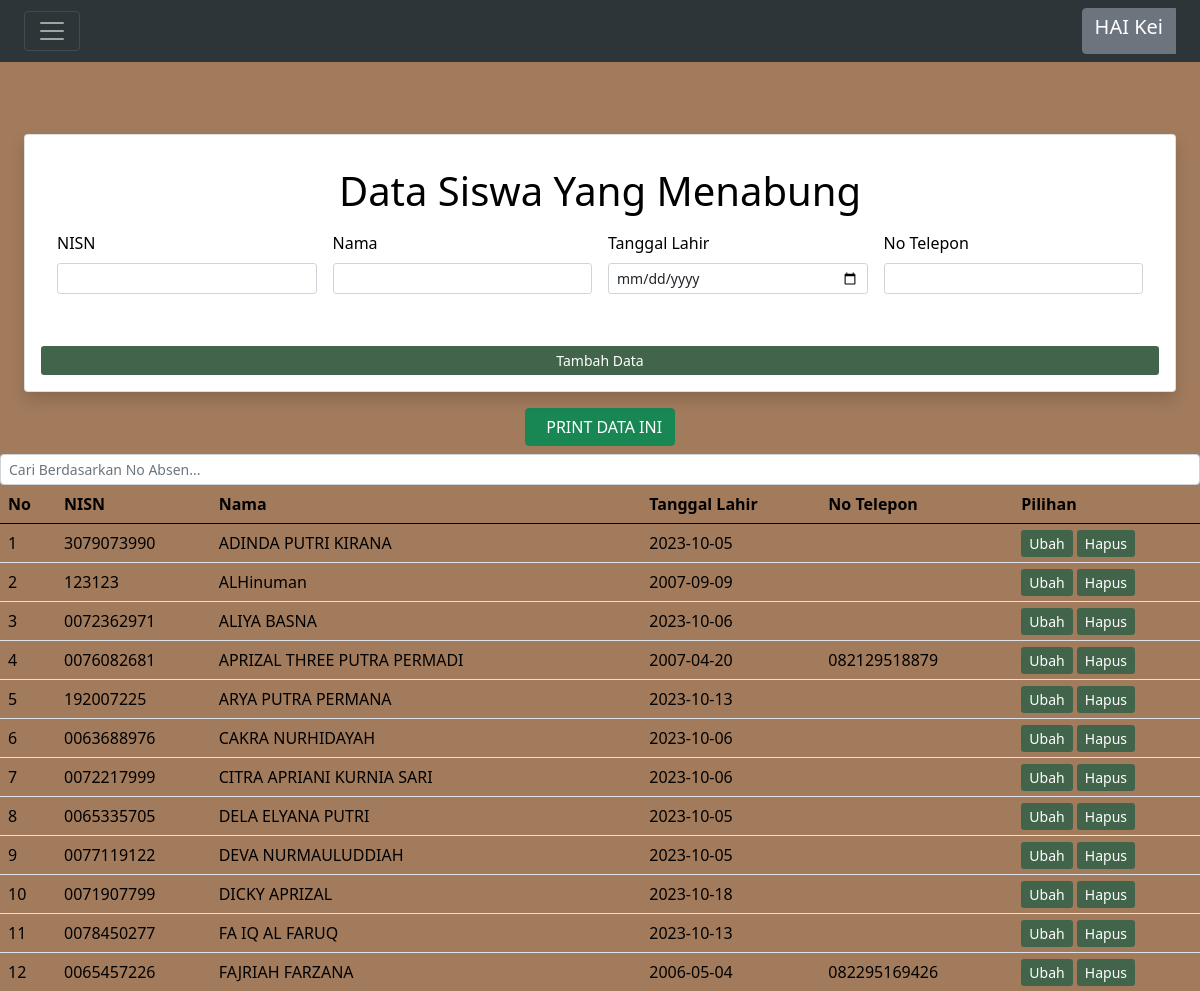
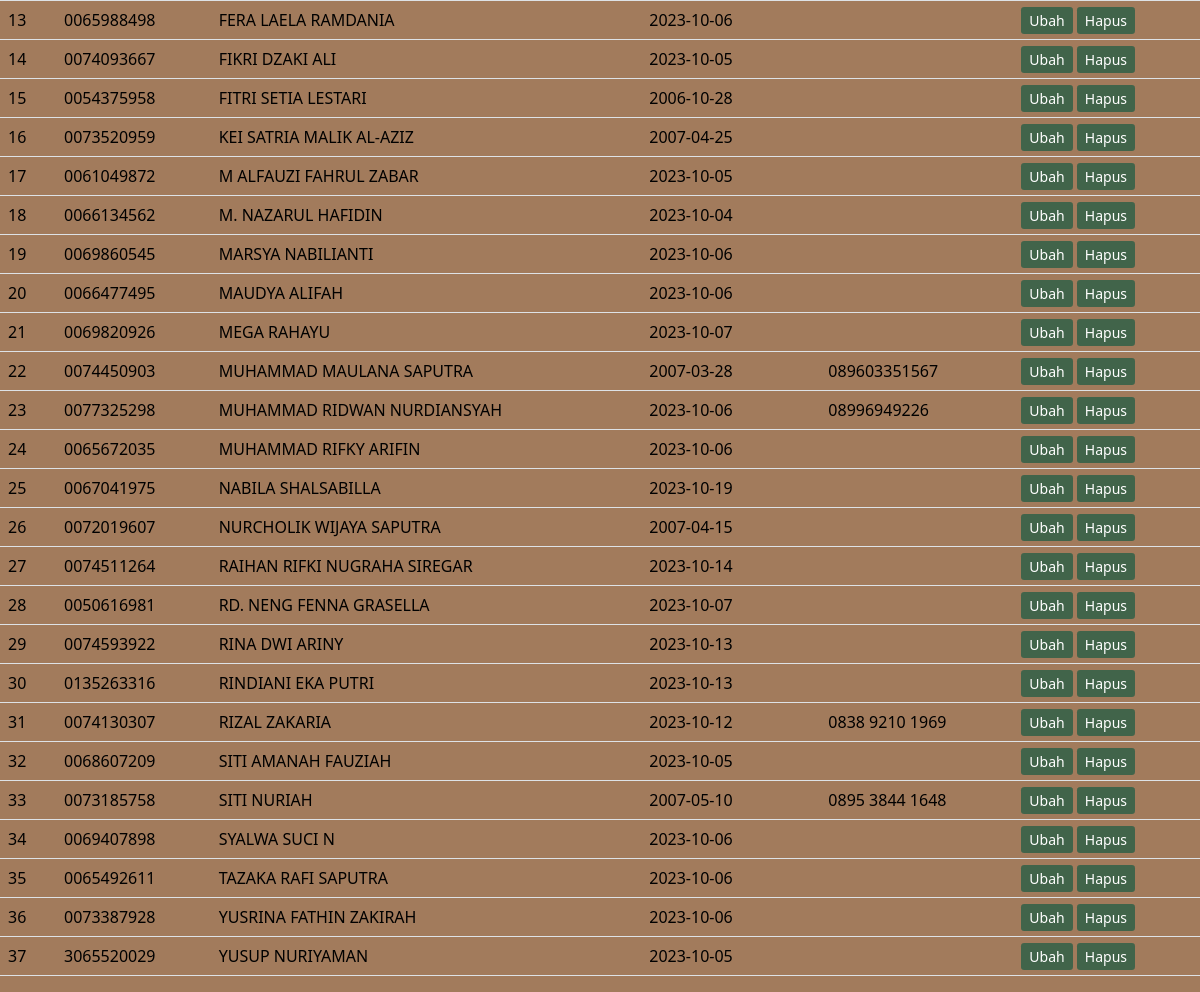
Page /admin/admin1.php (signed in) on the committed database (2 pictures, top to bottom).
### tables this page shows
CREATE TABLE `siswa` (
  `nisn` varchar(20) NOT NULL,
  `nama` varchar(50) NOT NULL,
  `tanggal_lahir` date NOT NULL,
  `no_telp` varchar(15) NOT NULL
);

### admin/admin1.php (the view, shortened to what this page needs)
<head>
<body class="bg-3">
  <link href="https://cdn.jsdelivr.net/npm/bootstrap@5.3.2/dist/css/bootstrap.min.css" rel="stylesheet">
  <nav class="navbar navbar-dark bg-1 fixed-start">
	<div class="container-fluid">
	  <button class="navbar-toggler" type="button" data-bs-toggle="offcanvas" data-bs-target="#offcanvasDarkNavbar" aria-controls="offcanvasDarkNavbar" aria-label="Toggle navigation">
		<span class="navbar-toggler-icon"></span>
	  </button>
	  <div class="btn-group dropstart">
  <button type="button" class="btn btn-secondary  " data-bs-toggle="dropdown" aria-expanded="false">
  <h5>HAI <?php
    $nama = $_SESSION['nama'];
    $nama_parts = explode(' ', $nama);
    echo $nama_parts[0];
?></h5>
  </button>
</div>
	</div>
  </nav>
 <br><br><br>
  <?php include 'header.php' ;
  ?>
    <div class="card-title text-center">
    <a href="pdfsiswa.php" target="_blank" class="btn btn-success"><i class="fa fa-file-pdf-o"></i> &nbsp PRINT DATA INI</a>
</div>
    	<input type="text-white" class="form-control form-control-sm   " placeholder="Cari Berdasarkan No Absen..." id="getSearch" onkeyup="getFunction()">
		<table id="getTable" class="table table-bg-3 bg-3 table-stripped">
        	<thead>
            <tr>
              <th scope="col">No</th>
              <th scope="col">NISN</th>
              <th scope="col">Nama</th>
              <th scope="col">Tanggal Lahir</th>
              <th scope="col">No Telepon</th>
              <th scope="col">Pilihan</th>
            </tr>
          </thead>
          <tbody >
			<?php
      $no = 1;
				$data = mysqli_query($config,"select * from siswa order by nama asc");
				while($tampilkan = mysqli_fetch_array($data)){
			?>
            <tr>
              <td><?php echo  $no++; ?></td>
              <td><?php echo $tampilkan["nisn"] ;?></td>
              <td><?php echo $tampilkan["nama"] ;?></td>
              <td><?php echo $tampilkan["tanggal_lahir"] ;?></td>
              <td><?php echo $tampilkan["no_telp"] ;?></td>
              <td>
				<a href="edit.php?id=<?php echo $tampilkan["nisn"] ;?>" class="  custom-button btn-sm text-white">Ubah</a>
				<a href="admin1.php?delete=<?php echo $tampilkan["nisn"] ;?>"onclick="return confirm('Apakah Anda Ingin Menghapus Data Ini?');" class="custom-button btn-sm text-white">Hapus</a>
			  </td>
            </tr>
			<?php
			}
			?>
          </tbody>
        </table>
  </head>
<?php include 'footer.php' ;?></body>

### admin/header.php (shortened to what this page needs)
<link href="https://cdn.jsdelivr.net/npm/bootstrap@5.3.2/dist/css/bootstrap.min.css" rel="stylesheet">
<!DOCTYPE html>
<html>
<head>
<link href="https://cdn.jsdelivr.net/npm/bootstrap@5.0.2/dist/css/bootstrap.min.css" rel="stylesheet">
<body class="m-3">
<div class="container-fluid">
<div class="sticky-top card shadow p-3 mb-3 bg-2 rounded">
      	<h1 class="text-center m-3 text-black">Data Siswa Yang Menabung</h1>
        <div class="ms-3 me-3 pb-3">
        	<form method="POST" action="">
            	<div class="row g-3">
                	<div class="col">
                    	<div class="mb-3 ">
                			<label class="form-label text-black">NISN</label>
                  			<input name="nisn" type="varchar" class="form-control form-control-sm  " required>
                        </div>
                	</div>
                	<div class="col">
                    	<div class="mb-3">
                			<label class="form-label text-black">Nama</label>
                  			<input name="nama" type="varchar" class="form-control form-control-sm  " required>
                        </div>
                	</div>
                	<div class="col">
                    	<div class="mb-3">
                			<label class="form-label text-black">Tanggal Lahir</label>
                  			<input name="tanggal_lahir" type="date" class="form-control form-control-sm  " required>
                        </div>
                	</div>
                	<div class="col">
                    	<div class="mb-3">
                			<label class="form-label text-black">No Telepon</label>
                            <input name="no_telp" type="varchar" class="form-control form-control-sm  " >
                        </div>
                	</div>
                	</div>
              	</div>
              	<button type="submit" name="submit" class="custom-button btn-sm mt-1 text-white">Tambah Data</button>
        </div>
    </div>
	</head>

### admin/footer.php (shortened to what this page needs)
</body>
</html>

### admin/admin1.php (style rules this page uses)
.bg-1 { background-color: #2C3639; }
.bg-2 { background-color: #3F4E4F; }
.bg-3 { background-color: #A27B5C; }
.custom-button { background-color: #41644A; color: #fff; border: none; padding: 10px 20px; border-radius: 5px; cursor: pointer; text-decoration: none; }

### admin/header.php (style rules this page uses)
.bg-1 { background-color: #2C3639; }
.bg-2 { background-color: #3F4E4F; }
.bg-3 { background-color: #A27B5C; }
.custom-button { background-color: #41644A; color: #fff; border: none; padding: 10px 20px; border-radius: 5px; cursor: pointer; text-decoration: none; }

### rows in the picture
siswa: nisn "3079073990", nama "ADINDA PUTRI KIRANA", tanggal_lahir "2023-10-05"
siswa: nisn "123123", nama "ALHinuman", tanggal_lahir "2007-09-09"
siswa: nisn "0072362971", nama "ALIYA BASNA", tanggal_lahir "2023-10-06"
siswa: nisn "0076082681", nama "APRIZAL THREE PUTRA PERMADI", tanggal_lahir "2007-04-20", no_telp "082129518879"
siswa: nisn "192007225", nama "ARYA PUTRA PERMANA", tanggal_lahir "2023-10-13"
siswa: nisn "0063688976", nama "CAKRA NURHIDAYAH", tanggal_lahir "2023-10-06"
siswa: nisn "0072217999", nama "CITRA APRIANI KURNIA SARI", tanggal_lahir "2023-10-06"
siswa: nisn "0065335705", nama "DELA ELYANA PUTRI", tanggal_lahir "2023-10-05"
siswa: nisn "0077119122", nama "DEVA NURMAULUDDIAH", tanggal_lahir "2023-10-05"
siswa: nisn "0071907799", nama "DICKY APRIZAL", tanggal_lahir "2023-10-18"
siswa: nisn "0078450277", nama "FA IQ AL FARUQ", tanggal_lahir "2023-10-13"
siswa: nisn "0065457226", nama "FAJRIAH FARZANA", tanggal_lahir "2006-05-04", no_telp "082295169426"
siswa: nisn "0065988498", nama "FERA LAELA RAMDANIA", tanggal_lahir "2023-10-06"
siswa: nisn "0074093667", nama "FIKRI DZAKI ALI", tanggal_lahir "2023-10-05"
siswa: nisn "0054375958", nama "FITRI SETIA LESTARI", tanggal_lahir "2006-10-28"
siswa: nisn "0073520959", nama "KEI SATRIA MALIK AL-AZIZ", tanggal_lahir "2007-04-25"
siswa: nisn "0061049872", nama "M ALFAUZI FAHRUL ZABAR", tanggal_lahir "2023-10-05"
siswa: nisn "0066134562", nama "M. NAZARUL HAFIDIN", tanggal_lahir "2023-10-04"
siswa: nisn "0069860545", nama "MARSYA NABILIANTI", tanggal_lahir "2023-10-06"
siswa: nisn "0066477495", nama "MAUDYA ALIFAH", tanggal_lahir "2023-10-06"
siswa: nisn "0069820926", nama "MEGA RAHAYU", tanggal_lahir "2023-10-07"
siswa: nisn "0074450903", nama "MUHAMMAD MAULANA SAPUTRA", tanggal_lahir "2007-03-28", no_telp "089603351567"
siswa: nisn "0077325298", nama "MUHAMMAD RIDWAN NURDIANSYAH", tanggal_lahir "2023-10-06", no_telp "08996949226"
siswa: nisn "0065672035", nama "MUHAMMAD RIFKY ARIFIN", tanggal_lahir "2023-10-06"
siswa: nisn "0067041975", nama "NABILA SHALSABILLA", tanggal_lahir "2023-10-19"
siswa: nisn "0072019607", nama "NURCHOLIK WIJAYA SAPUTRA", tanggal_lahir "2007-04-15"
siswa: nisn "0074511264", nama "RAIHAN RIFKI NUGRAHA SIREGAR", tanggal_lahir "2023-10-14"
siswa: nisn "0050616981", nama "RD. NENG FENNA GRASELLA", tanggal_lahir "2023-10-07"
siswa: nisn "0074593922", nama "RINA DWI ARINY", tanggal_lahir "2023-10-13"
siswa: nisn "0135263316", nama "RINDIANI EKA PUTRI", tanggal_lahir "2023-10-13"
siswa: nisn "0074130307", nama "RIZAL ZAKARIA", tanggal_lahir "2023-10-12", no_telp "0838 9210 1969"
siswa: nisn "0068607209", nama "SITI AMANAH FAUZIAH", tanggal_lahir "2023-10-05"
siswa: nisn "0073185758", nama "SITI NURIAH", tanggal_lahir "2007-05-10", no_telp "0895 3844 1648"
siswa: nisn "0069407898", nama "SYALWA SUCI N", tanggal_lahir "2023-10-06"
siswa: nisn "0065492611", nama "TAZAKA RAFI SAPUTRA", tanggal_lahir "2023-10-06"
siswa: nisn "0073387928", nama "YUSRINA FATHIN ZAKIRAH", tanggal_lahir "2023-10-06"
siswa: nisn "3065520029", nama "YUSUP NURIYAMAN", tanggal_lahir "2023-10-05"

### other values in the picture
$nama_parts[0] "Kei"
